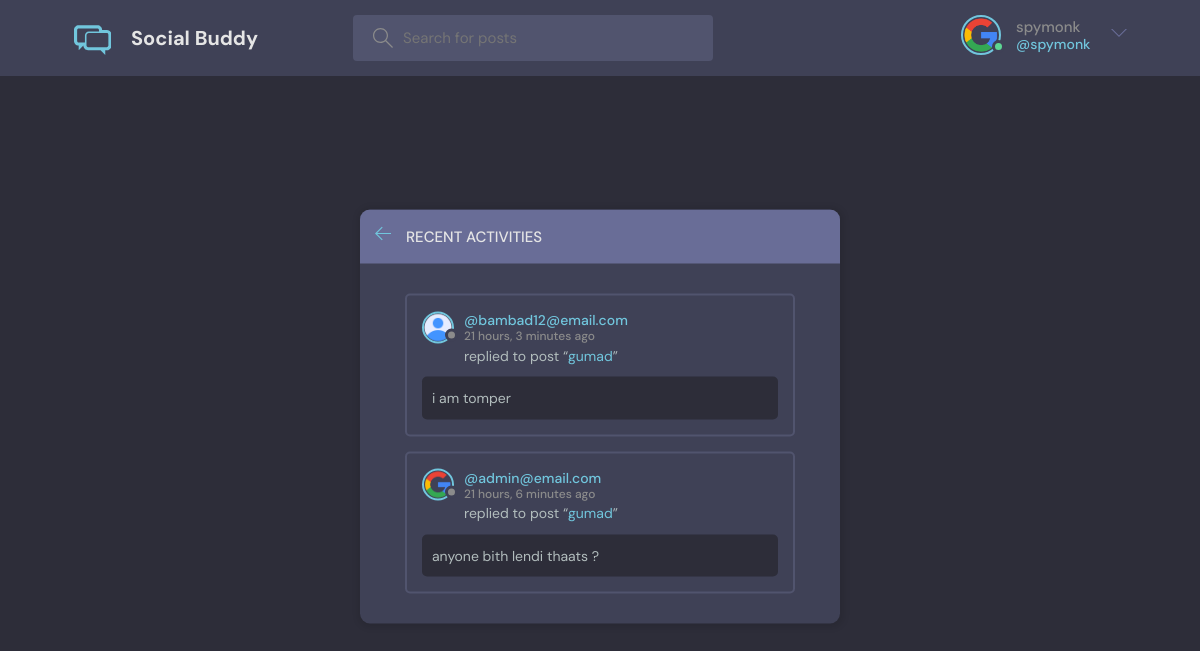
/activity/ (signed in), run on the app's committed database.
### base/models.py (models this page shows, shortened)
class User(AbstractUser):
    name = models.CharField(max_length=200, null=True)
    email = models.EmailField(unique=True, null=True)
    bio = models.TextField(null=True)
    avatar = models.ImageField(null=True, default="avatar.svg")
    USERNAME_FIELD = 'email'
    REQUIRED_FIELDS = ['username', 'password']

class Message(models.Model):
    user = models.ForeignKey(User, on_delete=models.CASCADE)
    room = models.ForeignKey(Room, on_delete=models.CASCADE)
    body = models.TextField()
    updated = models.DateTimeField(auto_now=True)
    created = models.DateTimeField(auto_now_add=True)
    class Meta:
        ordering = ['-updated', '-created']

class Room(models.Model):
    host = models.ForeignKey(User, on_delete=models.SET_NULL, null=True)
    topic = models.ForeignKey(Topic, on_delete=models.SET_NULL, null=True)
    name = models.CharField(max_length=200)
    description = models.TextField(null=True, blank=True)
    participants = models.ManyToManyField(
        User, related_name='participants', blank=True)
    updated = models.DateTimeField(auto_now=True)
    created = models.DateTimeField(auto_now_add=True)
    class Meta:
        ordering = ['-updated', '-created']
    def __str__(self):
        return self.name

### base/views.py (the view)
# urls.py: path('activity/', views.activityPage, name="activity"),
def activityPage(request):
    room_messages = Message.objects.all()
    return render(request, 'base/activity.html', {'room_messages': room_messages})

### base/templates/base/activity.html (shortened to what this page needs)
{% extends 'main.html' %}
{% block content %}
<main class="layout">
  <div class="container">
    <div class="layout__box">
      <div class="layout__boxHeader">
        <div class="layout__boxTitle">
          <a href="{% url 'home' %}">
            <svg version="1.1" xmlns="http://www.w3.org/2000/svg" width="32" height="32" viewBox="0 0 32 32">
              <title>arrow-left</title>
              <path
                d="M13.723 2.286l-13.723 13.714 13.719 13.714 1.616-1.611-10.96-10.96h27.625v-2.286h-27.625l10.965-10.965-1.616-1.607z">
              </path>
              </path>
            </svg>
          </a>
          <h3>Recent Activities</h3>
        </div>
      </div>
      <div class="activities-page layout__body">
        {% for message in room_messages %}
        <div class="activities__box">
          <div class="activities__boxHeader roomListRoom__header">
            <a href="{% url 'user-profile' message.user.id %}" class="roomListRoom__author">
              <div class="avatar avatar--small">
                <img src="{{message.user.avatar.url}}" />
              </div>
              <p>
                @{{message.user}}
                <span>{{message.created|timesince}} ago</span>
              </p>
            </a>
          </div>
          <div class="activities__boxContent">
            <p>replied to post “<a href="{% url 'room' message.room.id %}">{{message.room}}</a>”</p>
            <div class="activities__boxRoomContent">
              {{message.body}}
            </div>
          </div>
        </div>
        {% endfor %}
      </div>
    </div>
  </div>
</main>
{% endblock content %}

### templates/navbar.html (shortened to what this page needs)
{% load static %}
<header class="header header--loggedIn">
    <div class="container">
        <a href="{% url 'home' %}" class="header__logo">
            <h1>Social Buddy</h1>
        </a>
        <form class="header__search" method="GET" action="{% url 'home' %}">
            <label>
                <input name="q" placeholder="Search for posts" />
            </label>
        </form>
        <nav class="header__menu">
            {% if request.user.is_authenticated %}
            <div class="header__user">
                <a href="{% url 'update-user' %}">
                    <div class="avatar avatar--medium active">
                        <img src="{{request.user.avatar.url}}" />
                    </div>
                    <p>{{request.user.username}} <span>@{{request.user.username}}</span></p>
                </a>
                <button class="dropdown-button">
                    <svg version="1.1" xmlns="http://www.w3.org/2000/svg" width="32" height="32" viewBox="0 0 32 32">
                        <title>chevron-down</title>
                        <path d="M16 21l-13-13h-3l16 16 16-16h-3l-13 13z"></path>
                    </svg>
                </button>
            </div>
            {% else %}
            <a href="{% url 'login' %}">
                <img src="{% static 'images/avatar.svg' %}" />
                <p>Login</p>
            </a>
            {% endif %}
        </nav>
    </div>
</header>

### static/styles/style.css (style rules this page uses)
:root { --color-main: #71c6dd; --color-main-light: #e1f6fb; --color-dark: #3f4156; --color-dark-medium: #51546e; --color-dark-light: #696d97; --color-light: #e5e5e5; --color-gray: #8b8b8b; --color-light-gray: #b2bdbd; --color-bg: #2d2d39; --color-success: #5dd693; --color-error: #fc4b0b; }
* { font-family: "DM Sans", -apple-system, BlinkMacSystemFont, "Segoe UI", Roboto, Oxygen, Ubuntu, Cantarell, "Open Sans", "Helvetica Neue", sans-serif; margin: 0; padding: 0; box-sizing: border-box; text-rendering: optimizeLegibility; font-size: inherit; }
html { font-size: 56.25%; }
@media only screen and (min-width: 1200px) { html { font-size: 62.5%; } }
body { line-height: 1.6; font-weight: 400; font-size: 1.5rem; color: var(--color-light-gray); background-color: var(--color-bg); min-height: 100vh; }
img { width: 100%; }
a { display: inline-block; color: var(--color-main); text-decoration: none; }
.container { max-width: 120rem; width: 90%; margin: auto; }
.avatar { position: relative; display: inline-block; border-radius: 50%; border: 2px solid var(--color-main); }
.avatar img { display: block; border-radius: 50%; object-fit: cover; object-position: center; }
.avatar::after { content: ""; display: block; position: absolute; background-color: var(--color-gray); z-index: 111; border-radius: 50%; border: 0.3rem solid var(--color-dark); }
.avatar.active::after { background-color: var(--color-success); }
.avatar.avatar--small img { width: 2.8rem; height: 2.8rem; }
.avatar.avatar--small:after { width: 0.7rem; height: 0.7rem; bottom: 0px; right: -6px; }
.avatar.avatar--medium img { width: 3.6rem; height: 3.6rem; border-radius: 50%; }
.avatar.avatar--medium:after { width: 0.7rem; height: 0.7rem; bottom: 0px; right: -6px; }
.header { padding: 1.5rem; background-color: var(--color-dark); }
.header > .container { display: flex; gap: 9.5rem; }
.header__logo, .header__user { display: flex; gap: 2rem; align-items: center; }
.header__logo > h1 { font-weight: 700; font-size: 2rem; color: var(--color-light); }
.header__search > label { background-color: var(--color-dark-medium); padding: 1.3rem 1rem; display: flex; align-items: center; gap: 1rem; border-radius: 4px; }
.header__search svg { fill: var(--color-gray); width: 2rem; height: 2rem; margin-left: 1rem; }
.header__search input { width: 30rem; background: transparent; border: none; outline: none; color: var(--color-light); }
.header__menu { margin-left: auto; position: relative; }
.header__menu a { display: flex; gap: 1.5rem; align-items: center; font-weight: 500; text-decoration: none; color: var(--color-gray); }
.header__menu img { height: 3.6rem; }
.header__menu p { line-height: 1.2; }
.header__menu span { color: var(--color-main); font-weight: 500; font-size: 1.4rem; display: block; }
.header__menu svg { width: 1.6rem; height: 1.6rem; fill: var(--color-dark-light); }
.dropdown-button { background: transparent; border: 0; outline: 0; cursor: pointer; }
.layout { margin-top: 2.4rem; }
.layout > .container { display: flex; justify-content: space-between; align-items: flex-start; }
.layout__box { width: 90%; max-width: 48rem; min-height: 40rem; position: absolute; top: 50%; left: 50%; transform: translate(-50%, -46%); background-color: var(--color-dark); border-radius: 1rem; box-shadow: 1px 1px 6px 3px rgba(0, 0, 0, 0.1); overflow: hidden; }
.layout__boxHeader { display: flex; padding: 1.5rem; background-color: var(--color-dark-light); }
.layout__boxTitle { display: flex; gap: 1.5rem; align-items: center; }
.layout__boxTitle h3 { text-transform: uppercase; font-weight: 500; color: var(--color-light); }
.layout__boxTitle svg { width: 1.6rem; height: 1.6rem; fill: var(--color-main); }
.layout__body { margin: 3rem; }
.roomListRoom__header { display: flex; justify-content: space-between; align-items: center; }
.roomListRoom__author { font-weight: 500; display: flex; align-items: center; gap: 1rem; }
.activities__box { margin: 1.5rem; padding: 1.5rem; border: 2px solid var(--color-dark-medium); border-radius: 5px; }
.activities__boxHeader p { font-size: 1.4rem; line-height: 1.3; }
.activities__boxHeader p span { color: var(--color-gray); font-size: 1.2rem; display: block; }
.activities__boxContent { margin-left: 4.2rem; }
.activities__boxContent { font-size: 1.4rem; }
.activities__boxRoomContent { background: var(--color-bg); padding: 1rem; border-radius: 5px; margin-top: 1rem; margin-left: -4.2rem; }

### data on the page
User: user.avatar (picture), user.username "spymonk"
Message: user.avatar (picture), user "bambad12@email.com", created "21 hours, 3 minutes", room "gumad", body "i am tomper"
Message: user.avatar (picture), user "admin@email.com", created "21 hours, 6 minutes", room "gumad", body "anyone bith lendi thaats ?"
